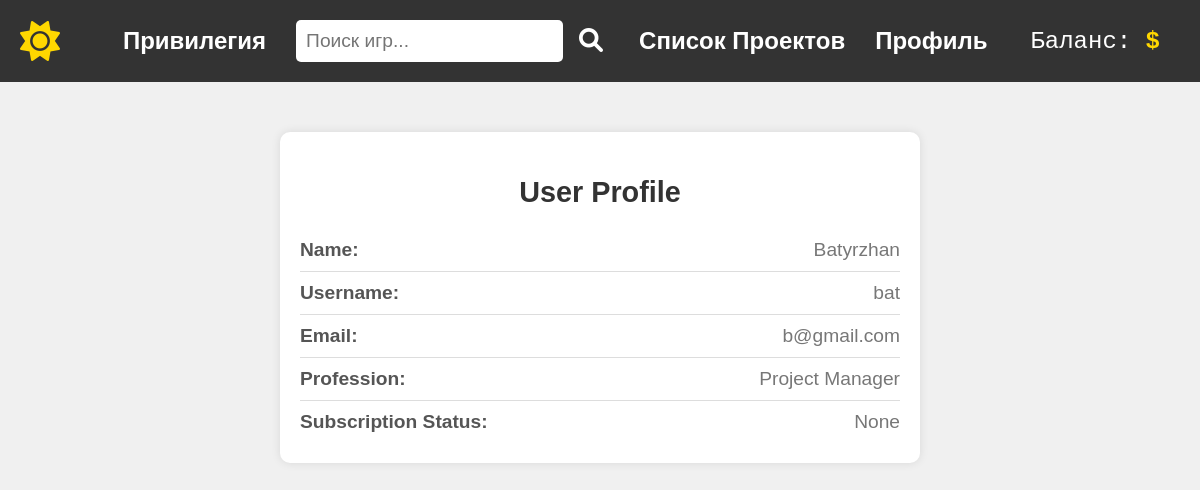
/profile/ (signed in), run on the app's committed database.
### users/models.py (models this page shows, shortened)
class User(AbstractUser):
    subscription = models.ForeignKey(Subscription, on_delete=models.SET_NULL, null=True, blank=True)
    position = models.ForeignKey(Position, on_delete=models.SET_NULL, null=True, blank=True)

class Position(models.Model):
    title = models.CharField(max_length=100)

### users/views.py (the view)
# urls.py: path('profile/', views.profile_page, name='profile'),
@login_required
def profile_page(request):
    return render(request, 'profile.html', {'user': request.user})

### users/templates/profile.html (shortened to what this page needs)
{% extends 'main/menu.html' %}
{% load static %}
{% block content %}
<body>
    <div class="profile-container">
        <h2>User Profile</h2>
        <div class="profile-details">
            <div class="profile-item">
                <span class="label">Name:</span>
                <span class="value">{{ user.first_name }}</span>
            </div>
            <div class="profile-item">
                <span class="label">Username:</span>
                <span class="value">{{ user.username }}</span>
            </div>
            <div class="profile-item">
                <span class="label">Email:</span>
                <span class="value">{{ user.email }}</span>
            </div>
            <div class="profile-item">
                <span class="label">Profession:</span>
                <span class="value">{{ user.position.title }}</span>
            </div>
            <div class="profile-item">
                <span class="label">Subscription Status:</span>
                <span class="value">{{ user.subscription }}</span>
            </div>
        </div>
    </div>
<link rel="stylesheet" type="text/css" href="{% static 'profile.css' %}">
</body>
{% endblock %}

### main/static/css/menu.css (style rules this page uses)
body { font-family: 'Arial', sans-serif; margin: 0; padding: 0; background-color: var(--background-color); color: var(--text-color); font-size: 1.2rem; }
:root { --background-color: #f4f4f4; --text-color: #333; --nav-background-color: #333; --nav-text-color: #fff; --balance-text-color: #ffd700; --icon-color: #ffd700; --input-background: #fff; --input-text-color: #333; }

### users/static/profile.css (style rules this page uses)
body, html { margin: 0; padding: 0; font-family: Arial, sans-serif; background-color: #f0f0f0; }
.profile-container { max-width: 600px; margin: 50px auto; padding: 20px; background-color: #fff; box-shadow: 0 0 10px rgba(0,0,0,0.1); border-radius: 10px; }
h2 { text-align: center; color: #333; margin-bottom: 20px; }
.profile-details { display: flex; flex-direction: column; }
.profile-item { display: flex; justify-content: space-between; padding: 10px 0; border-bottom: 1px solid #ddd; }
.profile-item:last-child { border-bottom: none; }
.label { font-weight: bold; color: #555; }
.value { color: #777; }

### data on the page
User: first_name "Batyrzhan", username "bat", email "b@gmail.com", position "Project Manager", subscription "None"
